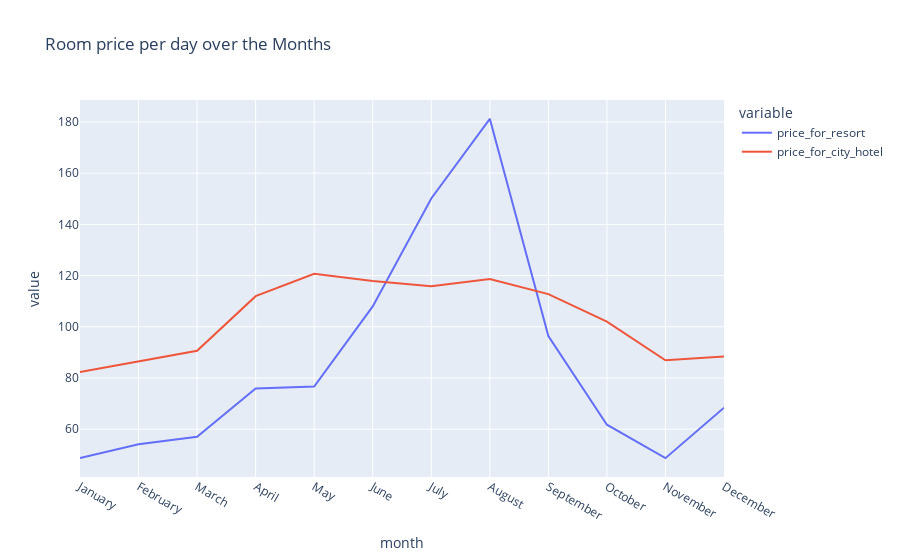

Notebook cell for this chart:
### Code cell
px.line(Avg_price, x = 'month',
        y = ['price_for_resort','price_for_city_hotel'],
        title = 'Room price per day over the Months')

### Figure 1 — Plotly figure (JSON) as saved in the notebook; plotly's stock layout.template omitted (floating-point values rounded to 4 significant figures)
{"data": [{"hovertemplate": "variable=price_for_resort<br>month=%{x}<br>value=%{y}<extra></extra>", "legendgroup": "price_for_resort", "line": {"color": "#636efa", "dash": "solid"}, "marker": {"symbol": "circle"}, "mode": "lines", "name": "price_for_resort", "orientation": "v", "showlegend": true, "type": "scatter", "x": ["January", "February", "March", "April", "May", "June", "July", "August", "September", "October", "November", "December"], "xaxis": "x", "y": [48.76, 54.15, 57.06, 75.87, 76.66, 108.0, 150.1, 181.2, 96.42, 61.78, 48.71, 68.41], "yaxis": "y"}, {"hovertemplate": "variable=price_for_city_hotel<br>month=%{x}<br>value=%{y}<extra></extra>", "legendgroup": "price_for_city_hotel", "line": {"color": "#EF553B", "dash": "solid"}, "marker": {"symbol": "circle"}, "mode": "lines", "name": "price_for_city_hotel", "orientation": "v", "showlegend": true, "type": "scatter", "x": ["January", "February", "March", "April", "May", "June", "July", "August", "September", "October", "November", "December"], "xaxis": "x", "y": [82.33, 86.52, 90.66, 112.0, 120.7, 117.9, 115.8, 118.7, 112.8, 102.0, 86.95, 88.4], "yaxis": "y"}], "layout": {"legend": {"title": {"text": "variable"}, "tracegroupgap": 0}, "title": {"text": "Room price per day over the Months"}, "xaxis": {"anchor": "y", "domain": [0, 1], "title": {"text": "month"}}, "yaxis": {"anchor": "x", "domain": [0, 1], "title": {"text": "value"}}}}
